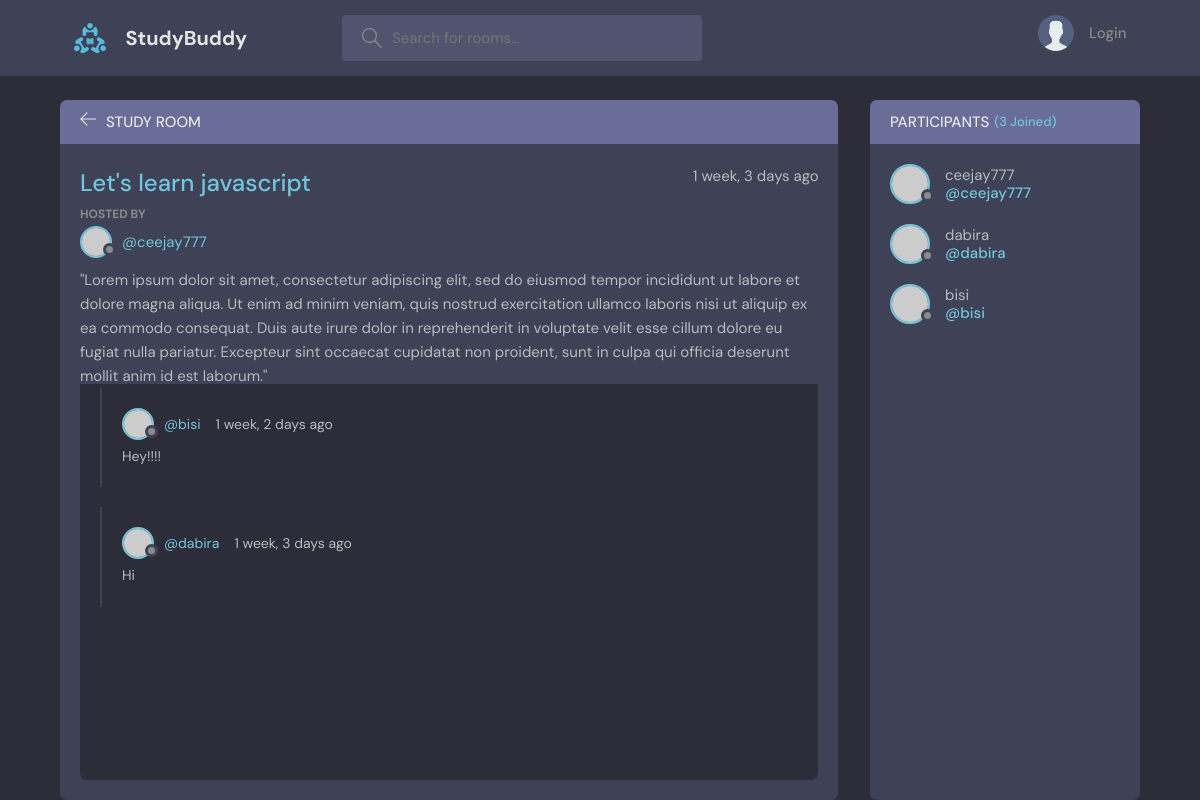
/room/1, run on the app's committed database.
### base/models.py (models this page shows, shortened)
class Room(models.Model):
    host = models.ForeignKey(User, on_delete=models.SET_NULL, null=True)
    topic = models.ForeignKey(Topic, on_delete=models.SET_NULL, null=True)
    name = models.CharField(max_length=200)
    description = models.TextField(null=True, blank=True)
    participants = models.ManyToManyField(User, related_name='participants', blank=True)
    updated = models.DateTimeField(auto_now=True)
    created = models.DateTimeField(auto_now_add=True)
    class Meta:
        ordering = ['-updated', '-created']

class Message(models.Model):
    user = models.ForeignKey(User, on_delete=models.CASCADE)
    room = models.ForeignKey(Room, on_delete=models.CASCADE)
    body = models.TextField()
    updated = models.DateTimeField(auto_now=True)
    created = models.DateTimeField(auto_now_add=True)
    class Meta:
        ordering = ['-updated', '-created']

### base/views.py (the view, shortened to what this page needs)
# urls.py: path('room/<str:pk>', views.room, name='room'),
def room(request, pk):
    room = Room.objects.get(id=pk)
    room_messages = room.message_set.all()
    participants = room.participants.all()
    context = {'room': room, 'room_messages': room_messages, 'participants': participants}
    return render(request, 'base/room.html', context)

### base/models.py (called while the page is built)
    def __str__(self):
        return self.name

### base/templates/base/room.html (shortened to what this page needs)
{% extends 'main.html' %} {% block content %}
<main class="profile-page layout layout--2">
  <div class="container">
    <div class="room">
      <div class="room__top">
        <div class="room__topLeft">
          <a href="../">
            <svg
              version="1.1"
              xmlns="http://www.w3.org/2000/svg"
              width="32"
              height="32"
              viewBox="0 0 32 32"
            >
              <title>arrow-left</title>
              <path
                d="M13.723 2.286l-13.723 13.714 13.719 13.714 1.616-1.611-10.96-10.96h27.625v-2.286h-27.625l10.965-10.965-1.616-1.607z"
              ></path>
            </svg>
          </a>
          <h3>Study Room</h3>
        </div>
      </div>
      <div class="room__box scroll">
        <div class="room__header scroll">
          <div class="room__info">
            <h3>{{room.name}}</h3>
            <span>{{room.created|timesince}} ago</span>
          </div>
          <div class="room__hosted">
            <p>Hosted By</p>
            <a
              href="{% url 'user-profile' room.host.id %}"
              class="room__author"
            >
              <div class="avatar avatar--small">
                <img src="https://randomuser.me/api/portraits/men/37.jpg" />
              </div>
              <span>@{{room.host.username}}</span>
            </a>
          </div>
          <div class="room__details">{{room.description}}</div>
        </div>
        <div class="room__conversation">
          <div class="threads scroll">
            {% for message in room_messages %}
            <div class="thread">
              <div class="thread__top">
                <div class="thread__author">
                  <a
                    href="{% url 'user-profile' message.user.id %}"
                    class="thread__authorInfo"
                  >
                    <div class="avatar avatar--small">
                      <img
                        src="https://randomuser.me/api/portraits/men/37.jpg"
                      />
                    </div>
                    <span>@{{message.user.username}}</span>
                  </a>
                  <span class="thread__date">
                    {{message.created|timesince}} ago</span
                  >
                </div>
              </div>
              <div class="thread__details">{{message.body}}</div>
            </div>
            {% endfor %}
          </div>
        </div>
      </div>
    </div>
    <div class="participants">
      <h3 class="participants__top">
        Participants
        <span>({{participants.count}} Joined)</span>
      </h3>
      <div class="participants__list scroll">
        {% for user in participants %}
        <a href="{% url 'user-profile' user.id %}" class="participant">
          <div class="avatar avatar--medium">
            <img src="https://randomuser.me/api/portraits/men/37.jpg" />
          </div>
          <p>
            {{user.username}}
            <span>@{{user.username}}</span>
          </p>
        </a>
        {% endfor %}
      </div>
    </div>
  </div>
</main>
{% endblock %}

### static/styles/style.css (style rules this page uses)
:root { --color-main: #71c6dd; --color-main-light: #e1f6fb; --color-dark: #3f4156; --color-dark-medium: #51546e; --color-dark-light: #696d97; --color-light: #e5e5e5; --color-gray: #8b8b8b; --color-light-gray: #b2bdbd; --color-bg: #2d2d39; --color-success: #5dd693; --color-error: #fc4b0b; }
* { font-family: "DM Sans", -apple-system, BlinkMacSystemFont, "Segoe UI", Roboto, Oxygen, Ubuntu, Cantarell, "Open Sans", "Helvetica Neue", sans-serif; margin: 0; padding: 0; box-sizing: border-box; text-rendering: optimizeLegibility; font-size: inherit; }
html { font-size: 56.25%; }
@media only screen and (min-width: 1200px) { html { font-size: 62.5%; } }
body { line-height: 1.6; font-weight: 400; font-size: 1.5rem; color: var(--color-light-gray); background-color: var(--color-bg); min-height: 100vh; }
img { width: 100%; }
a { display: inline-block; color: var(--color-main); text-decoration: none; }
.container { max-width: 120rem; width: 90%; margin: auto; }
.avatar { position: relative; display: inline-block; border-radius: 50%; border: 2px solid var(--color-main); }
.avatar img { display: block; border-radius: 50%; object-fit: cover; object-position: center; }
.avatar::after { content: ""; display: block; position: absolute; background-color: var(--color-gray); z-index: 111; border-radius: 50%; border: 0.3rem solid var(--color-dark); }
.avatar.avatar--small img { width: 2.8rem; height: 2.8rem; }
.avatar.avatar--small:after { width: 0.7rem; height: 0.7rem; bottom: 0px; right: -6px; }
.avatar.avatar--medium img { width: 3.6rem; height: 3.6rem; border-radius: 50%; }
.avatar.avatar--medium:after { width: 0.7rem; height: 0.7rem; bottom: 0px; right: -6px; }
.layout { margin-top: 2.4rem; }
.layout > .container { display: flex; justify-content: space-between; align-items: flex-start; }
.layout--2 > .container > div:first-child { flex-basis: 72%; }
.layout--2 > .container > div:last-child { flex-basis: 25%; }
.room, .participants { background: var(--color-dark); max-height: 87.5vh; border-radius: 0.7rem; overflow: hidden; position: relative; }
.room__top, .participants__top { background: var(--color-dark-light); display: flex; justify-content: space-between; align-items: center; padding: 1rem 2rem; position: relative; }
.room__top svg, .thread__top svg { width: 1.6rem; height: 1.6rem; fill: var(--color-light); cursor: pointer; }
.room__topLeft { display: flex; align-items: flex-end; gap: 1rem; }
.room__topLeft h3, .participants__top { text-transform: uppercase; font-weight: 500; color: var(--color-light); }
.room__topLeft svg { width: 1.6rem; height: 1.6rem; fill: var(--color-light); }
.room__header { max-height: 30vh; overflow-y: auto; position: absolute; width: 95%; background: var(--color-dark); z-index: 999; top: 4.4rem; padding-top: 2rem; padding-bottom: 1rem; }
.room__box { padding-left: 2rem; padding-right: 2rem; height: 80.5vh; padding-bottom: 0; }
.room__info { display: flex; justify-content: space-between; }
.room__info h3 { font-size: 2.4rem; font-weight: 500; color: var(--color-main); }
.room__hosted p { text-transform: uppercase; color: var(--color-gray); font-size: 1.2rem; font-weight: 700; line-height: 2; }
.room__author { display: flex; gap: 1rem; align-items: center; margin-bottom: 1rem; transition: all 0.3s ease-in-out; }
.room__conversation { margin-top: 1rem; margin-bottom: 4rem; height: 64%; }
.threads { background: var(--color-bg); border-radius: 0.7rem; overflow-y: auto; height: 100%; margin-top: 28vh; padding: 0 2rem 4rem 2rem; }
.thread { border-left: 2px solid var(--color-dark); padding-left: 1rem; margin: 2rem 0; padding: 2rem; }
.thread__top { display: flex; align-items: center; justify-content: space-between; }
.thread__author { display: flex; align-items: center; gap: 1.5rem; font-size: 1.4rem; }
.thread__authorInfo { display: flex; align-items: center; gap: 1rem; }
.thread__details { font-size: 1.4rem; margin-top: 0.5rem; }
.participants__top span { color: var(--color-main); font-size: 1.3rem; text-transform: none; }
.participants__top { justify-content: flex-start; gap: 0.5rem; }
.participants__list { padding: 2rem; height: 82.5vh; overflow-y: scroll; padding-bottom: 0; }
.participant { display: flex; align-items: center; gap: 1.5rem; margin-bottom: 2rem; }
.participant p { color: var(--color-light-gray); line-height: 1.2; }
.participant span { display: block; font-weight: 500; color: var(--color-main); font-weight: 1.4rem; }

### data on the page
Room: name "Let's learn javascript", created "1 week, 3 days", host.username "ceejay777", description "\"Lorem ipsum dolor sit amet, consectetur adipiscing elit, sed do eiusmod tempor incididunt ut labore et dolore magna aliqua. Ut enim ad minim veniam, quis nostrud exercitation ullamco laboris nisi ut aliquip ex ea commodo consequat. Duis aute irure dolor in reprehenderit in voluptate velit esse cillum dolore eu fugiat nulla pariatur. Excepteur sint occaecat cupidatat non proident, sunt in culpa qui officia deserunt mollit anim id est laborum.\""
Message: user.username "bisi", created "1 week, 2 days", body "Hey!!!!"
Message: user.username "dabira", created "1 week, 3 days", body "Hi"

### other printed values
{{ participants.count }} "3"
{{ user.username }} "ceejay777"
{{ user.username }} "dabira"
{{ user.username }} "bisi"
